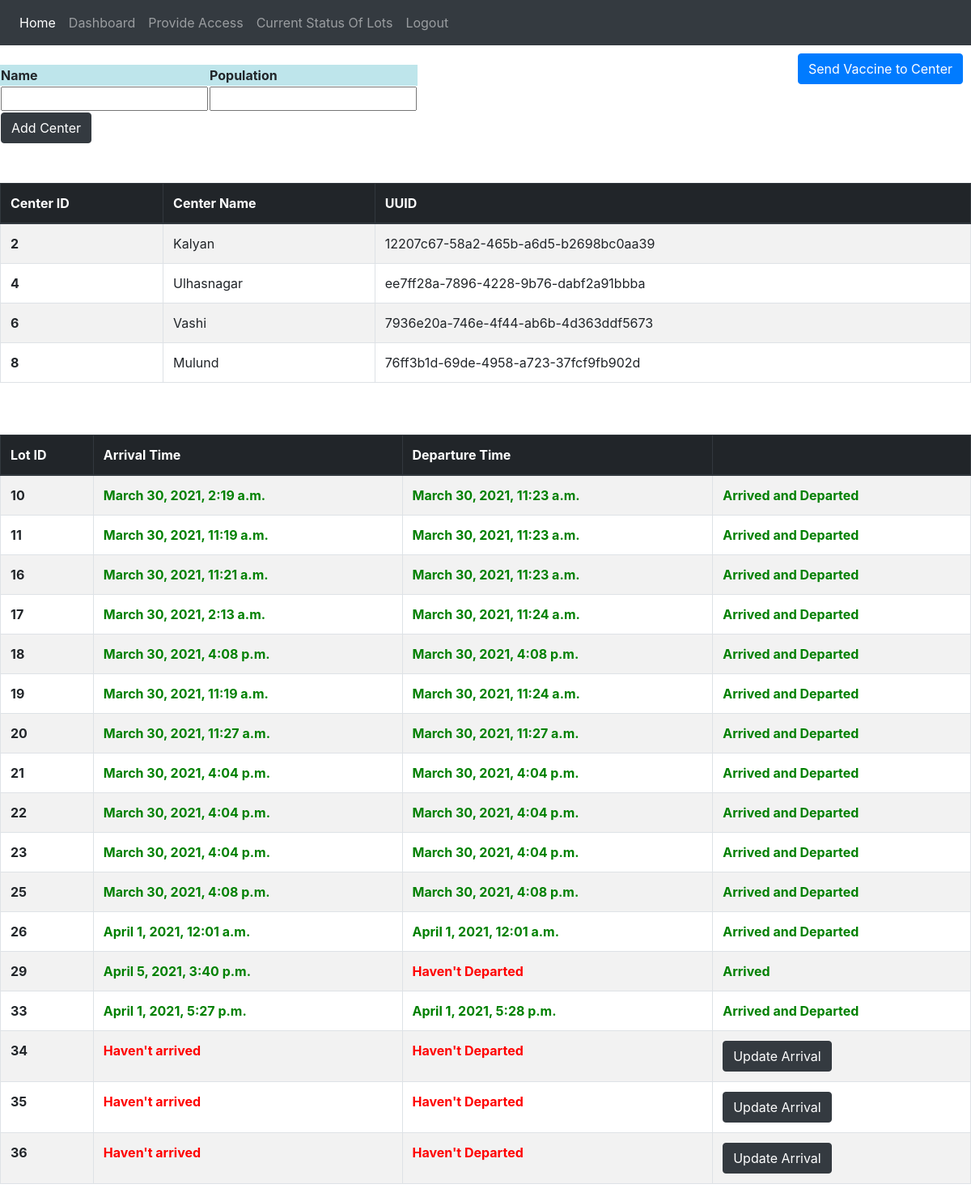
The app's page /dashboard/district/thane/ (signed in), older data.
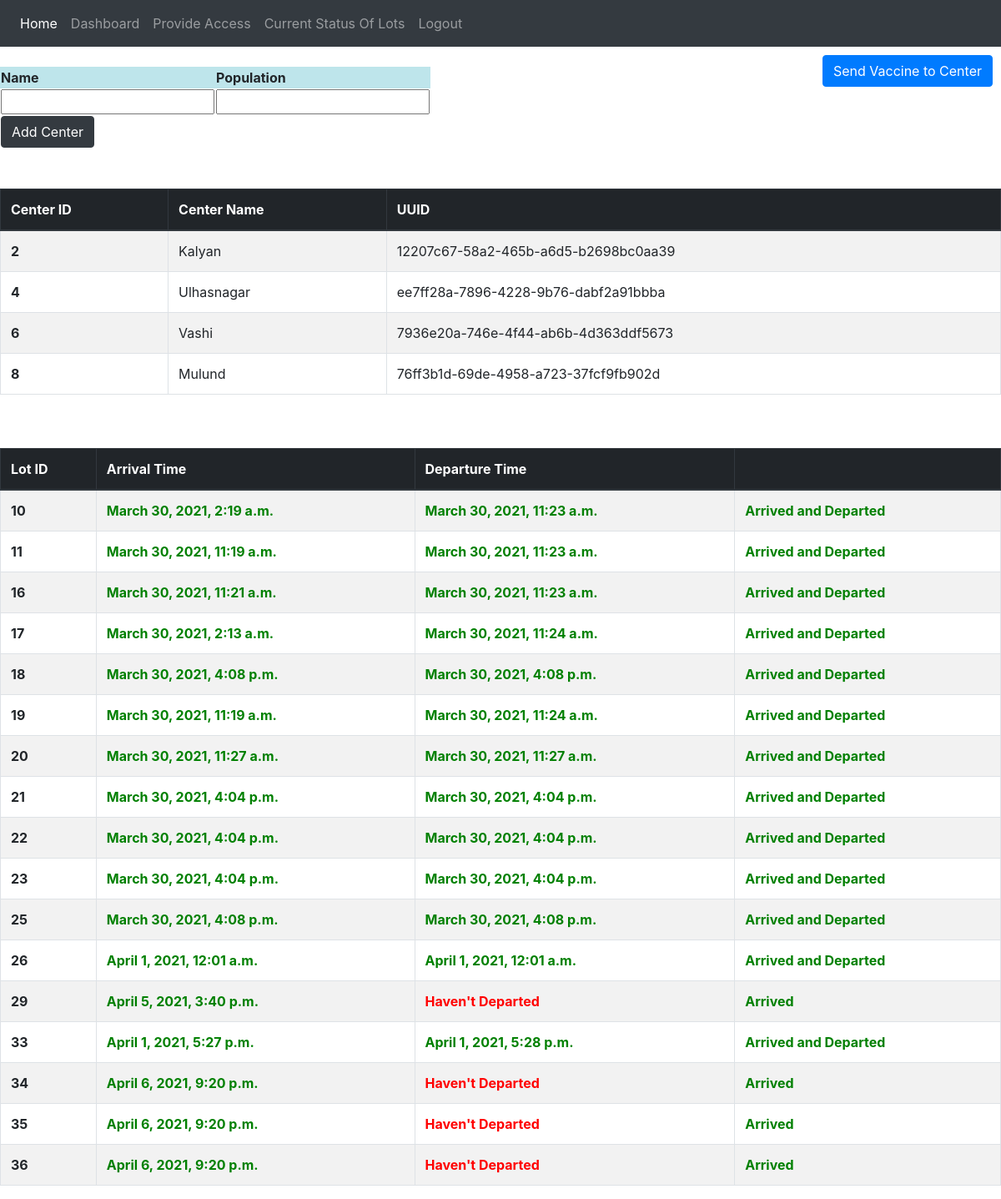
The same page, newer data.
### vaccine_app/models.py (models this page shows, shortened)
class Center(models.Model):
    centerPrimaryKey = models.AutoField(primary_key=True)
    centerId = models.UUIDField(default=uuid.uuid4, editable=False, unique=True)
    district = models.ForeignKey(District, on_delete=models.CASCADE, related_name="Center")
    name = models.CharField(max_length=255, unique=True)
    maxCountPerDate = models.IntegerField(default=0)
    population = models.IntegerField(default=1)

class DistrictVaccineData(models.Model):
    district = models.ForeignKey(District,on_delete=models.CASCADE,related_name="districtVaccine")
    lot = models.OneToOneField(VaccineLot, on_delete=models.CASCADE,related_name="districtVaccine")
    arrivalTimestamp = models.DateTimeField(blank = True, null=True, default=None)
    departureTimestamp = models.DateTimeField(blank = True, null=True, default=None)

class VaccineLot(models.Model):
    lotId = models.AutoField(primary_key=True)
    status=models.CharField(max_length = 20, choices = lot_status, default = 'produced')
    productionTimestamp = models.DateTimeField(auto_now_add=True)
    departureTimestamp = models.DateTimeField(blank = True, null=True, default=None)
    countOfDosesConsumed = models.IntegerField(default = 0)

### vaccine_app/views.py (the view, shortened to what this page needs)
# urls.py: path('dashboard/district/<name>/',views.district_dash,name='district_dash'),
@login_required
def district_dash(request,name):
    if name=="":
        return redirect('dashboard')
    if verify(request,"district",name):
        district_obj=District.objects.get(name=name)
        centers = Center.objects.filter(district=district_obj)
        vaccine_lots = DistrictVaccineData.objects.filter(district = district_obj)
        error=[]
        return render(request,'district_dash.html',{'centers':centers, 'error':error, 'vaccine_lots':vaccine_lots,'name':name})
    else:
        return redirect('dashboard')

### vaccine_app/views.py (called while the page is built, shortened)
def verify(request,district_or_center,name):
    if district_or_center=="district":
        user=request.user
        if District.objects.filter(name=name).exists():
            district_obj=District.objects.get(name=name)
            if AccessControlListDistrict.objects.filter(person=user,district=district_obj).exists() and user.is_districtadmin:
                return True
            else:
                print("access is not there for user "+user.email)
                return False
        else:
            print("District name is invalid")
            return False
    else:
        print("Invalid district_or_center value")
        return False

### templates/district_dash.html (shortened to what this page needs)
{% extends 'base.html' %}
    {% block content %}
        <a href="/district/{{name}}/send_to_center" style="float: right; margin:10px;"><button Type="button" class="btn btn-primary">Send Vaccine to Center</button></a>
        <form method="POST">
            <table>
                <tr class="table-info">
                    <th>Name</th>
                    <th>Population</th>
                </tr>
                <tr>
                    <td><input type="text" id="name" name="name" required /></td>
                    <td><input type="number" id="population" name="population" required min=1 /></td>
                    <br>
                </tr>
                <tr>
                  <td><button class="btn btn-dark" type="submit" id="add" value="Add center">Add Center</button></td>
                </tr>
            </table>
        </form>
        <br><br>
        <table class="table table-striped table-bordered">
            <thead class="thead-dark">
              <tr>
                <th scope="col">Center ID</th>
                <th scope="col">Center Name</th>
                <th scope="col">UUID</th>
              </tr>
            </thead>
            <tbody>
            {% for center in centers %}
              <tr>
                <th scope="row">{{center.centerPrimaryKey}}</th>
                <td style="text-transform: capitalize;">{{center.name}}</td>
                <td>{{center.centerId.urn|slice:"9:"}}</td>
              </tr>
            {% endfor %}
            </tbody>
          </table>
          <br><br>
          <table class="table table-striped table-bordered">
            <thead class="thead-dark">
              <tr>
                <th scope="col">Lot ID</th>
                <th scope="col">Arrival Time</th>
                <th scope="col">Departure Time</th>
                <th scope="col"></th>
              </tr>
            </thead>
            <tbody>
            {% for lot in vaccine_lots %}
              <tr>
                <th scope="row">{{ lot.lot.lotId }}</th>
                <td>
                  {% if lot.arrivalTimestamp == None %}
                    <b style="color:red;">Haven't arrived</b>
                  {% else %}
                    <b style="color:green;">{{lot.arrivalTimestamp}}</b>
                  {% endif %}
                </td>
                <td>
                  {% if lot.departureTimestamp == None %}
                    <b style="color:red;">Haven't Departed</b>
                  {% else %}
                    <b style="color:green;">{{lot.departureTimestamp}}</b>
                  {% endif %}
                </td>
                {% if lot.arrivalTimestamp == None %}
                  <td><a href="/district/{{name}}/updateArrivalTimeDistrict/{{ lot.lot.lotId }}"><button type="button" class="btn btn-dark">Update Arrival</button></a>
                {% else %}
                  <td>
                    <b style="color:green;">Arrived
                    {% if lot.departureTimestamp != None %}
                    and Departed
                    {% endif %}
                    </b>
                  </td>
                {% endif %}
              </tr>
            {% endfor %}
            </tbody>
          </table>
    {% endblock content %}

### templates/base.html (shortened to what this page needs)
<!DOCTYPE html>
<html lang="en">
<head>
  <link rel="stylesheet" href="https://stackpath.bootstrapcdn.com/bootstrap/4.1.3/css/bootstrap.min.css">
</head>
<body>
  <nav class="navbar navbar-expand-lg navbar navbar-dark bg-dark">
    <div class="" id="navbarNav">
      <ul class="navbar-nav">
        <li class="nav-item active">
          <a class="nav-link" href="{% url 'index' %}">Home <span class="sr-only">(current)</span></a>
        </li>
        {% if user.is_authenticated %}
        <li class="nav-item">
          <a class="nav-link" href="{% url 'dashboard' %}">Dashboard</a>
        </li>
        <li class="nav-item">
          <a class="nav-link" href="{% url 'provideaccess' %}">Provide Access</a>
        </li>
        <li class="nav-item">
          <a class="nav-link" href="{% url 'currentStatus' %}">Current Status Of Lots</a>
        </li>
        <li class="nav-item">
          <a class="nav-link" href="{% url 'logout' %}">Logout</a>
        </li>
        {% endif %}
      </ul>
    </div>
  </nav>
  {% block content %}
  {% endblock %}
</body>
</html>

Row changes from the older to the newer data that the page shows:
changed DistrictVaccineData (number 15 of 17 on the later page): arrivalTimestamp (not shown) → "April 6, 2021, 9:20 p.m."; arrivalTimestamp "Haven't arrived Update Arrival" → "Arrived"
changed DistrictVaccineData (number 16 of 17 on the later page): arrivalTimestamp (not shown) → "April 6, 2021, 9:20 p.m."; arrivalTimestamp "Haven't arrived Update Arrival" → "Arrived"
changed DistrictVaccineData (number 17 of 17 on the later page): arrivalTimestamp (not shown) → "April 6, 2021, 9:20 p.m."; arrivalTimestamp "Haven't arrived Update Arrival" → "Arrived"
